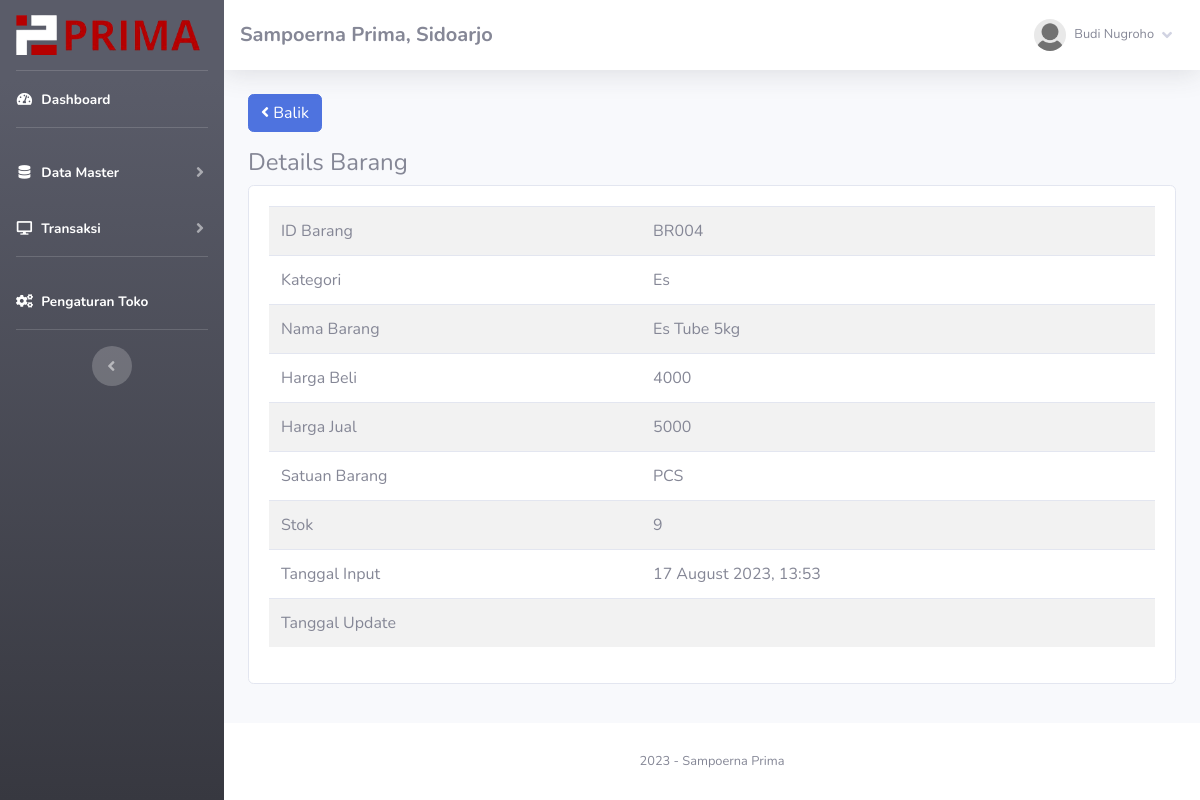
Screenshot of /app/index.php?page=barang/details&barang=BR004 (signed in) with the database file from the repository.
### tables this page shows
CREATE TABLE `toko` (
  `id_toko` int NOT NULL,
  `nama_toko` varchar(255) NOT NULL,
  `alamat_toko` text NOT NULL,
  `tlp` varchar(255) NOT NULL,
  `nama_pemilik` varchar(255) NOT NULL
);

CREATE TABLE `member` (
  `id_member` int NOT NULL,
  `nm_member` varchar(255) NOT NULL,
  `alamat_member` text NOT NULL,
  `telepon` varchar(255) NOT NULL,
  `email` varchar(255) NOT NULL,
  `gambar` text NOT NULL,
  `NIK` text NOT NULL
);

CREATE TABLE `barang` (
  `id` int NOT NULL,
  `id_barang` varchar(255) NOT NULL,
  `id_kategori` int NOT NULL,
  `nama_barang` text NOT NULL,
  `harga_beli` varchar(255) NOT NULL,
  `harga_jual` varchar(255) NOT NULL,
  `satuan_barang` varchar(255) NOT NULL,
  `stok` text NOT NULL,
  `tgl_input` varchar(255) NOT NULL,
  `tgl_update` varchar(255) DEFAULT NULL
);

CREATE TABLE `kategori` (
  `id_kategori` int NOT NULL,
  `nama_kategori` varchar(255) NOT NULL,
  `tgl_input` varchar(255) NOT NULL
);

### app/admin/module/barang/details/index.php (the view, shortened to what this page needs)
<?php
$id = $_GET['barang'];
$hasil = $lihat->barang_edit($id);
?>
<a href="index.php?page=barang" class="btn btn-primary mb-3"><i class="fa fa-angle-left"></i> Balik </a>
<h4>Details Barang</h4>
<div class="card card-body">
	<div class="table-responsive">
		<table class="table table-striped">
			<tr>
				<td>ID Barang</td>
				<td><?php echo $hasil['id_barang']; ?></td>
			</tr>
			<tr>
				<td>Kategori</td>
				<td><?php echo $hasil['nama_kategori']; ?></td>
			</tr>
			<tr>
				<td>Nama Barang</td>
				<td><?php echo $hasil['nama_barang']; ?></td>
			</tr>
			<tr>
				<td>Harga Beli</td>
				<td><?php echo $hasil['harga_beli']; ?></td>
			</tr>
			<tr>
				<td>Harga Jual</td>
				<td><?php echo $hasil['harga_jual']; ?></td>
			</tr>
			<tr>
				<td>Satuan Barang</td>
				<td><?php echo $hasil['satuan_barang']; ?></td>
			</tr>
			<tr>
				<td>Stok</td>
				<td><?php echo $hasil['stok']; ?></td>
			</tr>
			<tr>
				<td>Tanggal Input</td>
				<td><?php echo $hasil['tgl_input']; ?></td>
			</tr>
			<tr>
				<td>Tanggal Update</td>
				<td><?php echo $hasil['tgl_update']; ?></td>
			</tr>
		</table>
	</div>
</div>

### app/admin/template/sidebar.php (shortened to what this page needs)
<?php
$id = $_SESSION['admin']['id_member'];
$hasil_profil = $lihat->member_edit($id);
?>
<ul class="navbar-nav bg-gradient-dark sidebar sidebar-dark accordion" id="accordionSidebar">
    <a class="sidebar-brand d-flex align-items-center justify-content-center" href="index.php">
        <div class="sidebar-brand-icon">
            <img src="./assets/logo/logo-only.png" alt="logo-icon" height="40">
        </div>
        <div class="sidebar-brand-text mx-2">
            <img src="./assets/logo/logo-text.png" alt="logo-text" height="40">
        </div>
    </a>
    <hr class="sidebar-divider my-0">
    <li class="nav-item active">
        <a class="nav-link" href="index.php">
            <i class="fas fa-fw fa-tachometer-alt"></i>
            <span>Dashboard</span></a>
    </li>
    <hr class="sidebar-divider">
    <li class="nav-item active">
        <a class="nav-link collapsed" href="#" data-toggle="collapse" data-target="#collapseTwo" aria-expanded="true" aria-controls="collapseTwo">
            <i class="fas fa-fw fa-database"></i>
            <span>Data Master</span>
        </a>
    </li>
    <li class="nav-item active">
        <a class="nav-link collapsed" href="#" data-toggle="collapse" data-target="#collapse3" aria-expanded="true" aria-controls="collapse3">
            <i class="fas fa-fw fa-desktop"></i>
            <span>Transaksi</span>
        </a>
    </li>
    <hr class="sidebar-divider">
    <li class="nav-item active">
        <a class="nav-link" href="index.php?page=pengaturan">
            <i class="fas fa-fw fa-cogs"></i>
            <span>Pengaturan Toko</span></a>
    </li>
    <hr class="sidebar-divider d-none d-md-block">
    <div class="text-center d-none d-md-inline">
        <button class="rounded-circle border-0" id="sidebarToggle"></button>
    </div>
</ul>
<div id="content-wrapper" class="d-flex flex-column">
    <div id="content">
        <nav class="navbar navbar-expand navbar-light bg-white topbar mb-4 static-top shadow">
            <h5 class="d-lg-block d-none mt-2"><b><?php echo $toko['nama_toko']; ?>, <?php echo $toko['alamat_toko']; ?></b></h5>
            <ul class="navbar-nav ml-auto">
                <li class="nav-item dropdown no-arrow">
                    <a class="nav-link dropdown-toggle" href="#" id="userDropdown" role="button" data-toggle="dropdown" aria-haspopup="true" aria-expanded="false">
                        <img class="img-profile rounded-circle" src="assets/img/user/<?php echo $hasil_profil['gambar']; ?>">
                        <span class="mr-2 d-none d-lg-inline text-gray-600 small ml-2"><?php echo $hasil_profil['nm_member']; ?></span>
                        <i class="fas fa-angle-down"></i>
                    </a>
                </li>
            </ul>
        </nav>
        <div class="container-fluid">

### rows the page displays
toko: nama_toko "Sampoerna Prima", alamat_toko "Sidoarjo"
barang: id_barang "BR004", id_kategori.nama_kategori "Es", nama_barang "Es Tube 5kg", harga_beli "4000", harga_jual "5000", satuan_barang "PCS", stok "9", tgl_input "17 August 2023, 13:53"

### other values shown
$hasil_profil['nm_member'] "Budi Nugroho"
